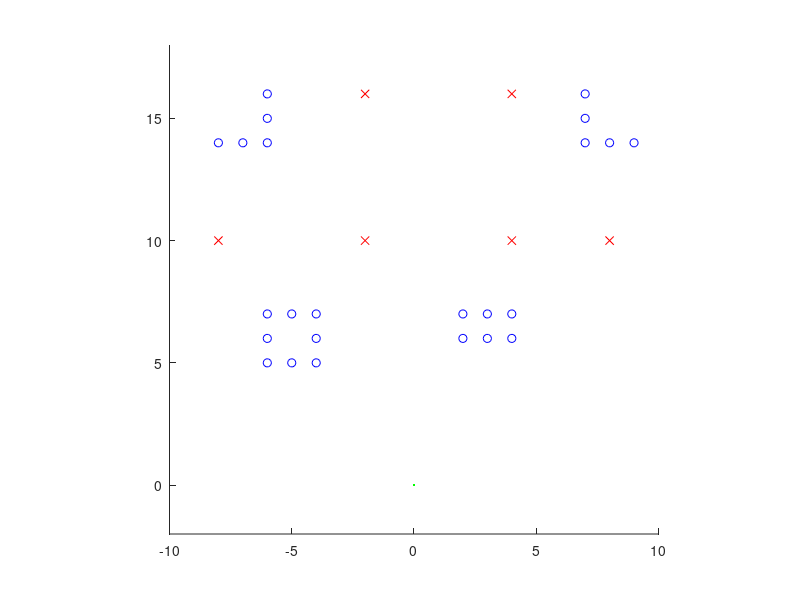

Write MATLAB code to recreate this figure. (Note: this script raises an error after producing the figure.)
function parkinglot()

G=[-8 10;
   -2 10;
    4 10;
    8 10;
   -2 16;
    4 16];

O=[ -6 5;
    -5 5;
    -4 5;
    -6 6;
    -6 7;
    -5 7;
    -4 7;
    -4 6;
    
     4 7;
     4 6;
     3 6;
     2 6;
     2 7;
     3 7;
     
    -8 14;
    -7 14;
    -6 14;
    -6 15;
    -6 16;
    
     7 14;
     8 14;
     9 14;
     7 15;
     7 16];
 
figure('Position',[400,100,800,800]); hold on;
hold on;
axis([-10 10 -2 18],'square');
plot(G(:,1),G(:,2),'xr');
plot(O(:,1),O(:,2),'ob');
plot(0,0,'.g');
b=3.45; kg=10; c1=1; c2=1;ko=300; c3=4.5; c4=0.6; V=3.1119437730616886;
park=4;
[t,y]=observer(G(park,1),G(park,2),O(:,1),O(:,2),V,[0 0 0 0],b,kg,c1,c2,ko,c3,c4);
plot(y(:,3),y(:,4));


